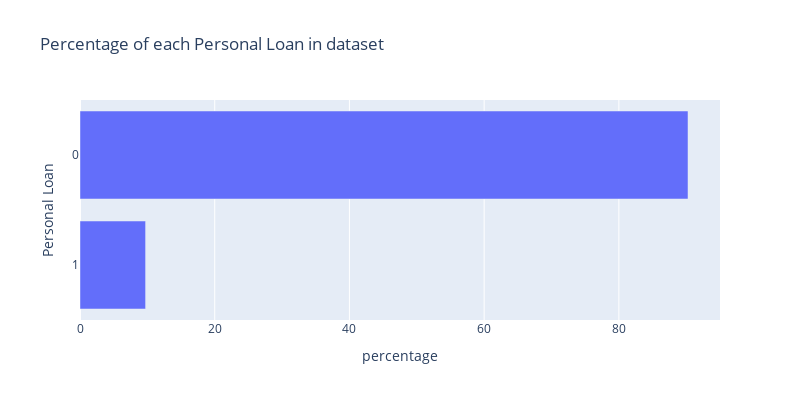

This figure's notebook cell:
### Markdown cell above
## Perform Exploratory Data Analysis

### Analyse the distribution of target variable, personal_loan

### Code cell
plot_categories_distribution(df, 'personal_loan', width = 800, height = 400)

### Figure 1 — Plotly figure (JSON) as saved in the notebook; plotly's stock layout.template omitted (floating-point values rounded to 4 significant figures)
{"data": [{"alignmentgroup": "True", "hovertemplate": "percentage=%{x}<br>Personal Loan=%{y}<extra></extra>", "legendgroup": "", "marker": {"color": "#636efa", "pattern": {"shape": ""}}, "name": "", "offsetgroup": "", "orientation": "h", "showlegend": false, "textposition": "auto", "type": "bar", "x": [9.736, 90.26], "xaxis": "x", "y": ["1", "0"], "yaxis": "y"}], "layout": {"barmode": "relative", "height": 400, "legend": {"tracegroupgap": 0}, "title": {"text": "Percentage of each Personal Loan in dataset"}, "width": 800, "xaxis": {"anchor": "y", "domain": [0, 1], "title": {"text": "percentage"}}, "yaxis": {"anchor": "x", "domain": [0, 1], "tickmode": "linear", "title": {"text": "Personal Loan"}}}}
